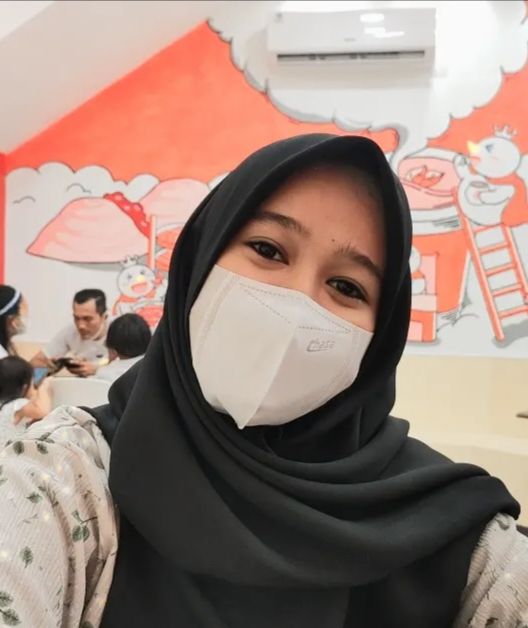
#> input picture enisaa.jpeg, 528 x 628 px
$ python 'average filter.py'
#> lines starting #> are read from the running program, lines starting #| are printed output that depends on the picture
import cv2
import numpy as np

# load the image
img = cv2.imread('enisaa.jpeg')
#> img is the input picture: shape (628, 528, 3); mean B, G, R 123.7, 133.6, 156.1

# define the kernel size for the average filter
kernel_size = (3, 3)

# create the kernel for the average filter
kernel = np.ones(kernel_size, np.float32) / (kernel_size[0] * kernel_size[1])

# apply the average filter to the image
filtered_img = cv2.filter2D(img, -1, kernel)

# display the original and filtered images side by side
combined_img = np.hstack([img, filtered_img])
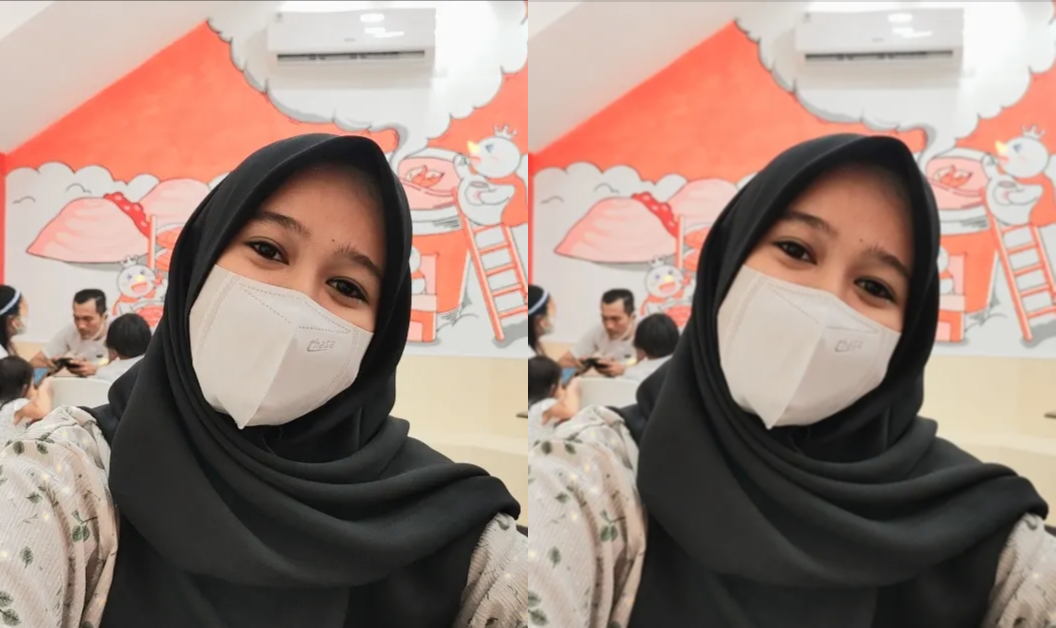
#> combined_img: shape (628, 1056, 3); mean B, G, R 123.8, 133.6, 156.2
cv2.imshow('Original vs Filtered', combined_img)
cv2.waitKey(0)
cv2.destroyAllWindows()

$ run again, with enisa1.jpeg copied over enisaa.jpeg
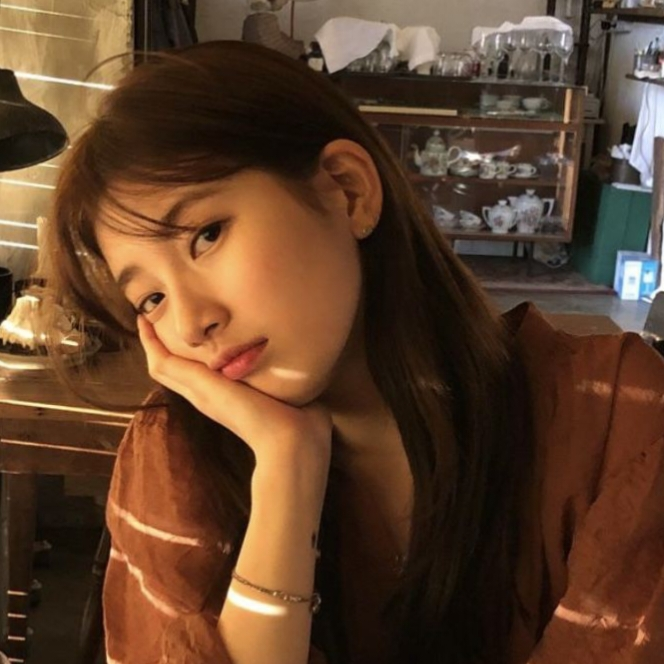
#> input picture enisa1.jpeg, 664 x 664 px
#> img is the input picture: shape (664, 664, 3); mean B, G, R 43.4, 64.8, 94.5
#> `combined_img = np.hstack([img, filtered_img])`:
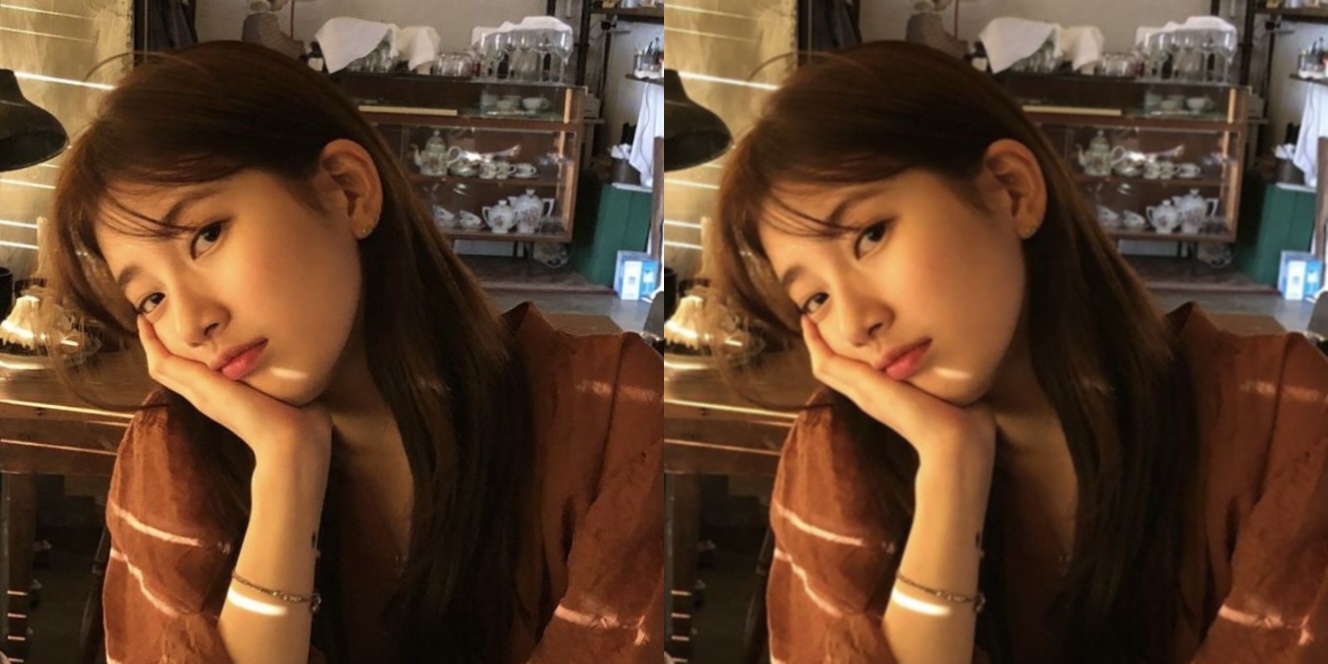
#> combined_img: shape (664, 1328, 3); mean B, G, R 43.4, 64.8, 94.5
